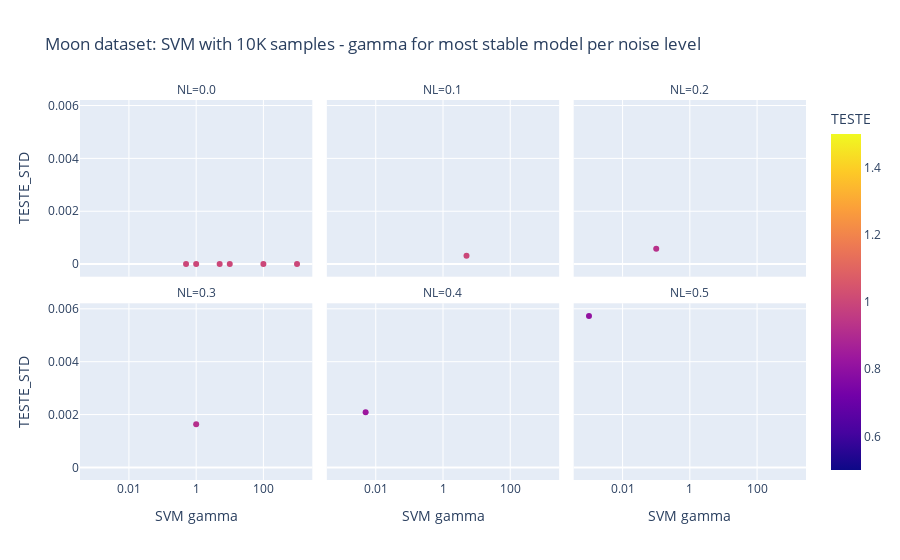

The notebook cell this image was saved under:
### Markdown cell above
For the Circle dataset, the model parameter (gamma(HPS)) for most stable model is different for each noise level:
* NL = 0: any value of gamma between 0.001 and 1K delivers the highest stability level possible (0)
* NL = 0.1: gamma=0.001, min std (TESTE_STD) is 0.00217
* NL = 0.2: gamma=0.001, min std (TESTE_STD) is 0.00505
* NL = 0.3: gamma=100, min std (TESTE_STD) is 0.00213
* NL = 0.4: gamma=0.001, min std (TESTE_STD) is 0.00445
* NL = 0.5: gamma=0.001, min std (TESTE_STD) is 0.00180

### Code cell
stableDataByGammaForMoonDb = dfMoon.groupby(['NL']).apply(lambda grp: grp[grp.TESTE_STD == grp.TESTE_STD.min()]).reset_index(drop=True)
px.scatter(stableDataByGammaForMoonDb, x='HPS', labels = {'HPS': 'SVM gamma'}, y='TESTE_STD', 
           log_x=True,
           color = 'TESTE',
           facet_col = 'NL', facet_col_wrap = 3,
           title="Moon dataset: SVM with 10K samples - gamma for most stable model per noise level")

### Figure 1 — Plotly figure (JSON) as saved in the notebook; plotly's stock layout.template omitted (floating-point values rounded to 4 significant figures)
{"data": [{"hovertemplate": "NL=0.0<br>SVM gamma=%{x}<br>TESTE_STD=%{y}<br>TESTE=%{marker.color}<extra></extra>", "legendgroup": "", "marker": {"color": [1, 1, 1, 1, 1, 1], "coloraxis": "coloraxis", "symbol": "circle"}, "mode": "markers", "name": "", "orientation": "v", "showlegend": false, "type": "scatter", "x": [0.5, 1, 5, 10, 100, 1000], "xaxis": "x4", "y": [0, 0, 0, 0, 0, 0], "yaxis": "y4"}, {"hovertemplate": "NL=0.1<br>SVM gamma=%{x}<br>TESTE_STD=%{y}<br>TESTE=%{marker.color}<extra></extra>", "legendgroup": "", "marker": {"color": [0.9995], "coloraxis": "coloraxis", "symbol": "circle"}, "mode": "markers", "name": "", "orientation": "v", "showlegend": false, "type": "scatter", "x": [5], "xaxis": "x5", "y": [0.0003162], "yaxis": "y5"}, {"hovertemplate": "NL=0.2<br>SVM gamma=%{x}<br>TESTE_STD=%{y}<br>TESTE=%{marker.color}<extra></extra>", "legendgroup": "", "marker": {"color": [0.9244], "coloraxis": "coloraxis", "symbol": "circle"}, "mode": "markers", "name": "", "orientation": "v", "showlegend": false, "type": "scatter", "x": [0.1], "xaxis": "x6", "y": [0.0005831], "yaxis": "y6"}, {"hovertemplate": "NL=0.3<br>SVM gamma=%{x}<br>TESTE_STD=%{y}<br>TESTE=%{marker.color}<extra></extra>", "legendgroup": "", "marker": {"color": [0.9163], "coloraxis": "coloraxis", "symbol": "circle"}, "mode": "markers", "name": "", "orientation": "v", "showlegend": false, "type": "scatter", "x": [1], "xaxis": "x", "y": [0.001631], "yaxis": "y"}, {"hovertemplate": "NL=0.4<br>SVM gamma=%{x}<br>TESTE_STD=%{y}<br>TESTE=%{marker.color}<extra></extra>", "legendgroup": "", "marker": {"color": [0.8349], "coloraxis": "coloraxis", "symbol": "circle"}, "mode": "markers", "name": "", "orientation": "v", "showlegend": false, "type": "scatter", "x": [0.005], "xaxis": "x2", "y": [0.002083], "yaxis": "y2"}, {"hovertemplate": "NL=0.5<br>SVM gamma=%{x}<br>TESTE_STD=%{y}<br>TESTE=%{marker.color}<extra></extra>", "legendgroup": "", "marker": {"color": [0.8082], "coloraxis": "coloraxis", "symbol": "circle"}, "mode": "markers", "name": "", "orientation": "v", "showlegend": false, "type": "scatter", "x": [0.001], "xaxis": "x3", "y": [0.005732], "yaxis": "y3"}], "layout": {"annotations": [{"font": {}, "showarrow": false, "text": "NL=0.3", "x": 0.16, "xanchor": "center", "xref": "paper", "y": 0.465, "yanchor": "bottom", "yref": "paper"}, {"font": {}, "showarrow": false, "text": "NL=0.4", "x": 0.5, "xanchor": "center", "xref": "paper", "y": 0.465, "yanchor": "bottom", "yref": "paper"}, {"font": {}, "showarrow": false, "text": "NL=0.5", "x": 0.84, "xanchor": "center", "xref": "paper", "y": 0.465, "yanchor": "bottom", "yref": "paper"}, {"font": {}, "showarrow": false, "text": "NL=0.0", "x": 0.16, "xanchor": "center", "xref": "paper", "y": 1.0, "yanchor": "bottom", "yref": "paper"}, {"font": {}, "showarrow": false, "text": "NL=0.1", "x": 0.5, "xanchor": "center", "xref": "paper", "y": 1.0, "yanchor": "bottom", "yref": "paper"}, {"font": {}, "showarrow": false, "text": "NL=0.2", "x": 0.84, "xanchor": "center", "xref": "paper", "y": 1.0, "yanchor": "bottom", "yref": "paper"}], "autosize": true, "coloraxis": {"colorbar": {"title": {"text": "TESTE"}}, "colorscale": [[0, "#0d0887"], [0.1111, "#46039f"], [0.2222, "#7201a8"], [0.3333, "#9c179e"], [0.4444, "#bd3786"], [0.5556, "#d8576b"], [0.6667, "#ed7953"], [0.7778, "#fb9f3a"], [0.8889, "#fdca26"], [1, "#f0f921"]]}, "legend": {"tracegroupgap": 0}, "title": {"text": "Moon dataset: SVM with 10K samples - gamma for most stable model per noise level"}, "xaxis": {"anchor": "y", "autorange": true, "domain": [0, 0.32], "range": [-3.412, 3.412], "title": {"text": "SVM gamma"}, "type": "log"}, "xaxis2": {"anchor": "y2", "autorange": true, "domain": [0.34, 0.66], "matches": "x", "range": [-3.412, 3.412], "title": {"text": "SVM gamma"}, "type": "log"}, "xaxis3": {"anchor": "y3", "autorange": true, "domain": [0.68, 1.0], "matches": "x", "range": [-3.412, 3.412], "title": {"text": "SVM gamma"}, "type": "log"}, "xaxis4": {"anchor": "y4", "autorange": true, "domain": [0, 0.32], "matches": "x", "range": [-3.412, 3.412], "showticklabels": false, "type": "log"}, "xaxis5": {"anchor": "y5", "autorange": true, "domain": [0.34, 0.66], "matches": "x", "range": [-3.412, 3.412], "showticklabels": false, "type": "log"}, "xaxis6": {"anchor": "y6", "autorange": true, "domain": [0.68, 1.0], "matches": "x", "range": [-3.412, 3.412], "showticklabels": false, "type": "log"}, "yaxis": {"anchor": "x", "autorange": true, "domain": [0, 0.465], "range": [-0.0006706, 0.006403], "title": {"text": "TESTE_STD"}, "type": "linear"}, "yaxis2": {"anchor": "x2", "autorange": true, "domain": [0, 0.465], "matches": "y", "range": [-0.0006706, 0.006403], "showticklabels": false, "type": "linear"}, "yaxis3": {"anchor": "x3", "autorange": true, "domain": [0, 0.465], "matches": "y", "range": [-0.0006706, 0.006403], "showticklabels": false, "type": "linear"}, "yaxis4": {"anchor": "x4", "autorange": true, "domain": [0.535, 1.0], "matches": "y", "range": [-0.0006706, 0.006403], "title": {"text": "TESTE_STD"}, "type": "linear"}, "yaxis5": {"anchor": "x5", "autorange": true, "domain": [0.535, 1.0], "matches": "y", "range": [-0.0006706, 0.006403], "showticklabels": false, "type": "linear"}, "yaxis6": {"anchor": "x6", "autorange": true, "domain": [0.535, 1.0], "matches": "y", "range": [-0.0006706, 0.006403], "showticklabels": false, "type": "linear"}}}
